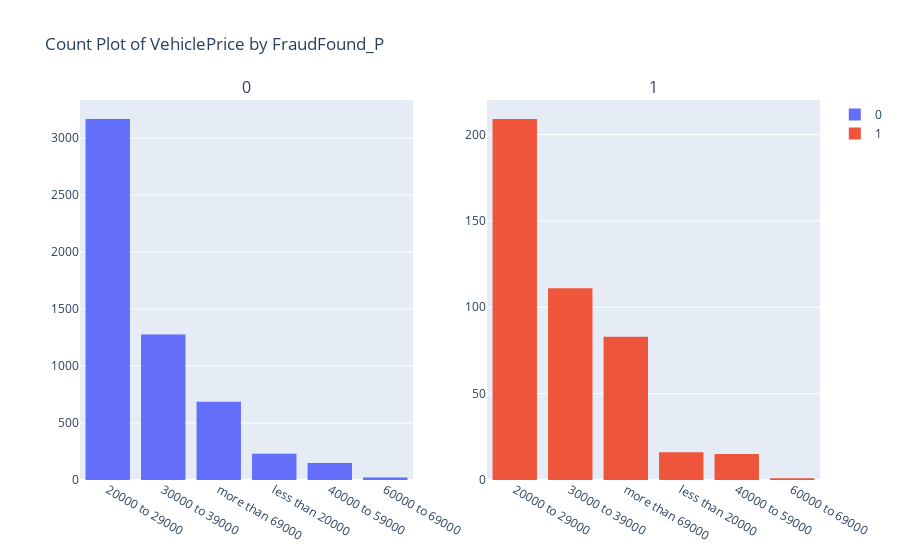

The cell this chart's notebook holds for it:
### Code cell
plot_count_plot(collision, 'VehiclePrice', 'FraudFound_P')

### Figure 1 — Plotly figure (JSON) as saved in the notebook; plotly's stock layout.template omitted (floating-point values rounded to 4 significant figures; data arrays with more than 128 entries replaced by an {"elided": "..."} marker saying what was removed)
{"data": [{"name": "0", "type": "histogram", "x": {"elided": "5527 str values"}, "xaxis": "x", "yaxis": "y"}, {"name": "1", "type": "histogram", "x": {"elided": "435 str values"}, "xaxis": "x2", "yaxis": "y2"}], "layout": {"annotations": [{"font": {"size": 16}, "showarrow": false, "text": "0", "x": 0.225, "xanchor": "center", "xref": "paper", "y": 1, "yanchor": "bottom", "yref": "paper"}, {"font": {"size": 16}, "showarrow": false, "text": "1", "x": 0.775, "xanchor": "center", "xref": "paper", "y": 1, "yanchor": "bottom", "yref": "paper"}], "title": {"text": "Count Plot of VehiclePrice by FraudFound_P"}, "xaxis": {"anchor": "y", "categoryarray": ["20000 to 29000", "30000 to 39000", "more than 69000", "less than 20000", "40000 to 59000", "60000 to 69000"], "categoryorder": "array", "domain": [0, 0.45]}, "xaxis2": {"anchor": "y2", "categoryarray": ["20000 to 29000", "30000 to 39000", "more than 69000", "less than 20000", "40000 to 59000", "60000 to 69000"], "categoryorder": "array", "domain": [0.55, 1]}, "yaxis": {"anchor": "x", "domain": [0, 1]}, "yaxis2": {"anchor": "x2", "domain": [0, 1]}}}
